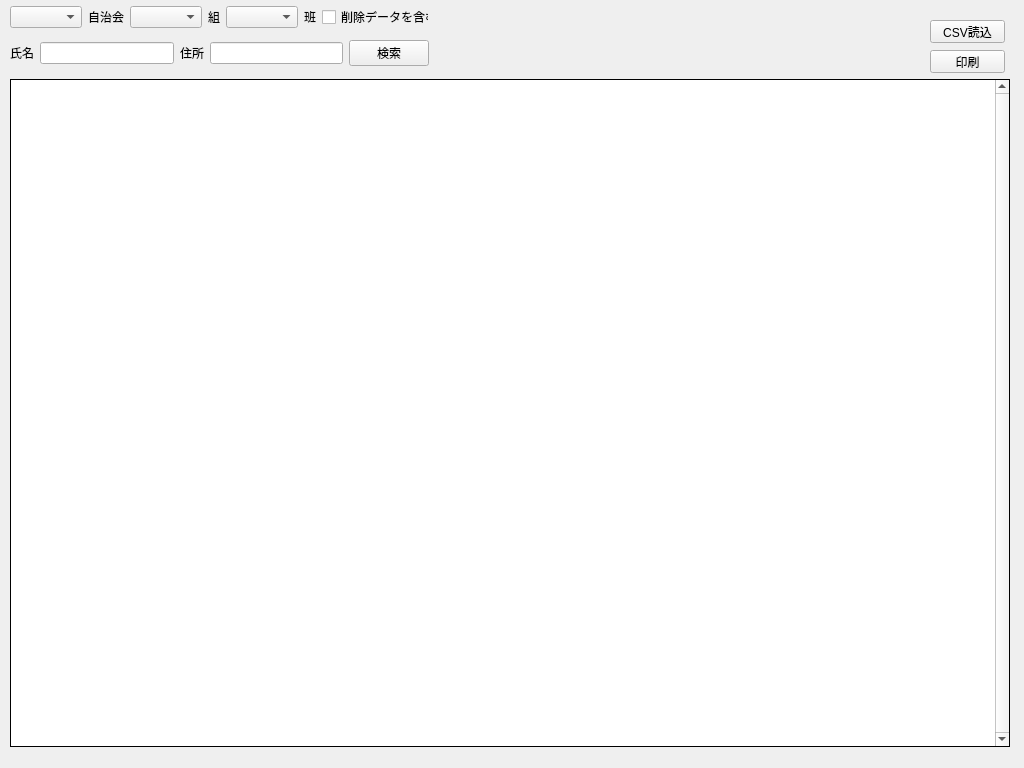
<?xml version="1.0" encoding="UTF-8"?>
<ui version="4.0">
 <class>Form</class>
 <widget class="QWidget" name="Form">
  <property name="geometry">
   <rect>
    <x>0</x>
    <y>0</y>
    <width>1024</width>
    <height>768</height>
   </rect>
  </property>
  <property name="sizePolicy">
   <sizepolicy hsizetype="Fixed" vsizetype="Fixed">
    <horstretch>0</horstretch>
    <verstretch>0</verstretch>
   </sizepolicy>
  </property>
  <property name="minimumSize">
   <size>
    <width>1024</width>
    <height>768</height>
   </size>
  </property>
  <property name="maximumSize">
   <size>
    <width>1024</width>
    <height>768</height>
   </size>
  </property>
  <property name="windowTitle">
   <string>きじが台地区住民自治協議会</string>
  </property>
  <property name="windowIcon">
   <iconset>
    <normaloff>icon.ico</normaloff>icon.ico</iconset>
  </property>
  <widget class="QTableWidget" name="tbl_main">
   <property name="geometry">
    <rect>
     <x>10</x>
     <y>79</y>
     <width>1000</width>
     <height>668</height>
    </rect>
   </property>
   <property name="sizePolicy">
    <sizepolicy hsizetype="Fixed" vsizetype="Fixed">
     <horstretch>0</horstretch>
     <verstretch>0</verstretch>
    </sizepolicy>
   </property>
   <property name="minimumSize">
    <size>
     <width>1000</width>
     <height>668</height>
    </size>
   </property>
   <property name="maximumSize">
    <size>
     <width>1000</width>
     <height>16777215</height>
    </size>
   </property>
   <property name="frameShape">
    <enum>QFrame::Panel</enum>
   </property>
   <property name="frameShadow">
    <enum>QFrame::Plain</enum>
   </property>
   <property name="verticalScrollBarPolicy">
    <enum>Qt::ScrollBarAlwaysOn</enum>
   </property>
   <property name="horizontalScrollBarPolicy">
    <enum>Qt::ScrollBarAlwaysOff</enum>
   </property>
   <property name="sizeAdjustPolicy">
    <enum>QAbstractScrollArea::AdjustToContents</enum>
   </property>
   <property name="editTriggers">
    <set>QAbstractItemView::NoEditTriggers</set>
   </property>
   <property name="tabKeyNavigation">
    <bool>false</bool>
   </property>
   <property name="showDropIndicator" stdset="0">
    <bool>false</bool>
   </property>
   <property name="dragDropOverwriteMode">
    <bool>false</bool>
   </property>
   <property name="alternatingRowColors">
    <bool>true</bool>
   </property>
   <property name="selectionMode">
    <enum>QAbstractItemView::ExtendedSelection</enum>
   </property>
   <property name="selectionBehavior">
    <enum>QAbstractItemView::SelectRows</enum>
   </property>
   <property name="gridStyle">
    <enum>Qt::SolidLine</enum>
   </property>
   <property name="sortingEnabled">
    <bool>false</bool>
   </property>
   <property name="cornerButtonEnabled">
    <bool>false</bool>
   </property>
   <property name="rowCount">
    <number>0</number>
   </property>
   <property name="columnCount">
    <number>0</number>
   </property>
   <attribute name="horizontalHeaderVisible">
    <bool>true</bool>
   </attribute>
   <attribute name="horizontalHeaderCascadingSectionResizes">
    <bool>false</bool>
   </attribute>
   <attribute name="horizontalHeaderDefaultSectionSize">
    <number>50</number>
   </attribute>
   <attribute name="horizontalHeaderHighlightSections">
    <bool>true</bool>
   </attribute>
   <attribute name="horizontalHeaderStretchLastSection">
    <bool>false</bool>
   </attribute>
   <attribute name="verticalHeaderVisible">
    <bool>false</bool>
   </attribute>
  </widget>
  <widget class="QWidget" name="layoutWidget">
   <property name="geometry">
    <rect>
     <x>10</x>
     <y>0</y>
     <width>419</width>
     <height>71</height>
    </rect>
   </property>
   <layout class="QVBoxLayout" name="verticalLayout">
    <item>
     <layout class="QHBoxLayout" name="horizontalLayout">
      <item>
       <widget class="QComboBox" name="cmb_jitikai"/>
      </item>
      <item>
       <widget class="QLabel" name="label_2">
        <property name="text">
         <string>自治会</string>
        </property>
       </widget>
      </item>
      <item>
       <widget class="QComboBox" name="cmb_kumi"/>
      </item>
      <item>
       <widget class="QLabel" name="label_3">
        <property name="text">
         <string>組</string>
        </property>
       </widget>
      </item>
      <item>
       <widget class="QComboBox" name="cmb_han"/>
      </item>
      <item>
       <widget class="QLabel" name="label_4">
        <property name="text">
         <string>班</string>
        </property>
       </widget>
      </item>
      <item>
       <widget class="QCheckBox" name="chk_del">
        <property name="text">
         <string>削除データを含む</string>
        </property>
       </widget>
      </item>
      <item>
       <spacer name="horizontalSpacer">
        <property name="orientation">
         <enum>Qt::Horizontal</enum>
        </property>
        <property name="sizeHint" stdset="0">
         <size>
          <width>40</width>
          <height>20</height>
         </size>
        </property>
       </spacer>
      </item>
     </layout>
    </item>
    <item>
     <layout class="QHBoxLayout" name="horizontalLayout_2">
      <item>
       <widget class="QLabel" name="label_5">
        <property name="text">
         <string>氏名</string>
        </property>
       </widget>
      </item>
      <item>
       <widget class="QLineEdit" name="txt_name"/>
      </item>
      <item>
       <widget class="QLabel" name="label_6">
        <property name="text">
         <string>住所</string>
        </property>
       </widget>
      </item>
      <item>
       <widget class="QLineEdit" name="txt_address"/>
      </item>
      <item>
       <widget class="QPushButton" name="btn_search">
        <property name="text">
         <string>検索</string>
        </property>
       </widget>
      </item>
     </layout>
    </item>
   </layout>
  </widget>
  <widget class="QPushButton" name="btn_print">
   <property name="geometry">
    <rect>
     <x>930</x>
     <y>50</y>
     <width>75</width>
     <height>23</height>
    </rect>
   </property>
   <property name="text">
    <string>印刷</string>
   </property>
  </widget>
  <widget class="QPushButton" name="pushButton">
   <property name="geometry">
    <rect>
     <x>930</x>
     <y>20</y>
     <width>75</width>
     <height>23</height>
    </rect>
   </property>
   <property name="text">
    <string>CSV読込</string>
   </property>
  </widget>
 </widget>
 <resources/>
 <connections>
  <connection>
   <sender>btn_search</sender>
   <signal>clicked()</signal>
   <receiver>Form</receiver>
   <slot>list_search()</slot>
   <hints>
    <hint type="sourcelabel">
     <x>394</x>
     <y>51</y>
    </hint>
    <hint type="destinationlabel">
     <x>545</x>
     <y>40</y>
    </hint>
   </hints>
  </connection>
  <connection>
   <sender>cmb_jitikai</sender>
   <signal>currentTextChanged(QString)</signal>
   <receiver>Form</receiver>
   <slot>jitikai_change()</slot>
   <hints>
    <hint type="sourcelabel">
     <x>37</x>
     <y>18</y>
    </hint>
    <hint type="destinationlabel">
     <x>460</x>
     <y>6</y>
    </hint>
   </hints>
  </connection>
  <connection>
   <sender>cmb_kumi</sender>
   <signal>currentIndexChanged(QString)</signal>
   <receiver>Form</receiver>
   <slot>kumi_change()</slot>
   <hints>
    <hint type="sourcelabel">
     <x>154</x>
     <y>26</y>
    </hint>
    <hint type="destinationlabel">
     <x>461</x>
     <y>23</y>
    </hint>
   </hints>
  </connection>
  <connection>
   <sender>tbl_main</sender>
   <signal>cellDoubleClicked(int,int)</signal>
   <receiver>Form</receiver>
   <slot>list_click()</slot>
   <hints>
    <hint type="sourcelabel">
     <x>671</x>
     <y>154</y>
    </hint>
    <hint type="destinationlabel">
     <x>707</x>
     <y>42</y>
    </hint>
   </hints>
  </connection>
  <connection>
   <sender>btn_print</sender>
   <signal>clicked(bool)</signal>
   <receiver>Form</receiver>
   <slot>list_print()</slot>
   <hints>
    <hint type="sourcelabel">
     <x>950</x>
     <y>60</y>
    </hint>
    <hint type="destinationlabel">
     <x>631</x>
     <y>28</y>
    </hint>
   </hints>
  </connection>
  <connection>
   <sender>pushButton</sender>
   <signal>clicked()</signal>
   <receiver>Form</receiver>
   <slot>csvload_click()</slot>
   <hints>
    <hint type="sourcelabel">
     <x>975</x>
     <y>32</y>
    </hint>
    <hint type="destinationlabel">
     <x>863</x>
     <y>48</y>
    </hint>
   </hints>
  </connection>
 </connections>
 <slots>
  <slot>list_click()</slot>
  <slot>jitikai_change()</slot>
  <slot>kumi_change()</slot>
  <slot>list_search()</slot>
  <slot>list_print()</slot>
  <slot>csvload_click()</slot>
 </slots>
</ui>
